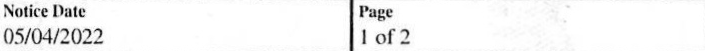
#> input picture VVImages/BoxImages/7.png, 705 x 51 px
$ python textRotation.py
#> lines starting #> are read from the running program, lines starting #| are printed output that depends on the picture; after the words box and inside, x2 and y2 are one past the last pixel; in counts of white or black regions, pixels touching at a corner belong together
import cv2
import numpy as np

img = cv2.imread("./VVImages/BoxImages/7.png")
#> img is the input picture: shape (51, 705, 3); min 0, max 255, mean 244.5

# convert to grayscale
gray = cv2.cvtColor(img, cv2.COLOR_BGR2GRAY)

# threshold
thresh = cv2.threshold(gray, 0, 255, cv2.THRESH_BINARY+cv2.THRESH_OTSU)[1]
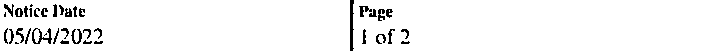
#> thresh: shape (51, 705); 95.8% white; black in thin lines or dots, all inside (x1, y1, x2, y2) = (4, 0, 410, 51)

# invert
thresh = 255 - thresh

# apply horizontal morphology close
kernel = np.ones((5 ,191), np.uint8)
morph = cv2.morphologyEx(thresh, cv2.MORPH_CLOSE, kernel)
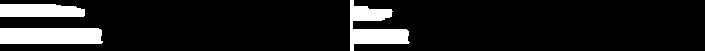
#> morph: shape (51, 705); 11.5% white; 3 white regions

# get external contours
contours = cv2.findContours(morph, cv2.RETR_EXTERNAL, cv2.CHAIN_APPROX_SIMPLE)
#> contours = 3 contours; box (x1, y1, x2, y2) and area: (0, 28, 103, 44) 1508, (350, 0, 410, 51) 1346, (0, 4, 85, 17) 936
contours = contours[0] if len(contours) == 2 else contours[1]

# draw contours
coords = []
result = img.copy()
for cntr in contours:
    # get bounding boxes
    pad = 10
    x,y,w,h = cv2.boundingRect(cntr)
    cv2.rectangle(result, (x-pad, y-pad), (x+w+pad, y+h+pad), (0, 0, 255), 4)
    coords.append(x)
    coords.append(y)
    coords.append(x+w)
    coords.append(y+h)
#> this loop made 3 passes
#> (x, y, w, h) on passes 1 to 3: (0, 28, 103, 16), (0, 4, 85, 13), (350, 0, 60, 51)
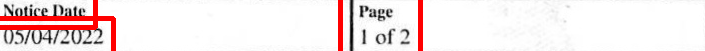
#> result: shape (51, 705, 3); 5.07% of pixels changed, all inside (x1, y1, x2, y2) = (0, 0, 423, 51)
#> after the loop, coords = [0, 28, 103, 44, 0, 4, 85, 17, 350, 0, 410, 51]
print(coords)
#| [0, 28, 103, 44, 0, 4, 85, 17, 350, 0, 410, 51]
# save result
cv2.imwrite("john_bbox.png",result)

# display result
cv2.imshow("thresh", thresh)
cv2.imshow("morph", morph)
cv2.imshow("result", result)
cv2.waitKey(0)
cv2.destroyAllWindows()

$ run again, with VVImages/BoxImages/12.png copied over VVImages/BoxImages/7.png
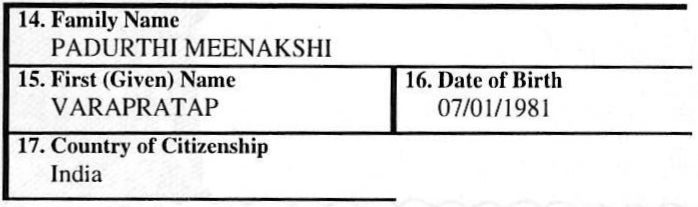
#> input picture VVImages/BoxImages/12.png, 698 x 207 px
#> img is the input picture: shape (207, 698, 3); min 0, max 255, mean 221.2
#> `thresh = cv2.threshold(gray, 0, 255, cv2.THRESH_BINARY+cv2.THRESH_OTSU..`:
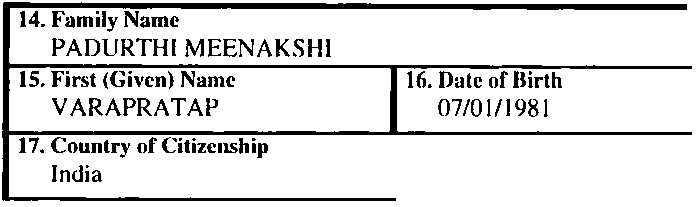
#> thresh: shape (207, 698); 86.3% white; 125 black regions (17 under 20 px), largest, box (x1, y1, x2, y2) and area: (2, 2, 692, 201) 11301, (185, 39, 204, 57) 160, (308, 39, 322, 57) 143
#> `morph = cv2.morphologyEx(thresh, cv2.MORPH_CLOSE, kernel)`:
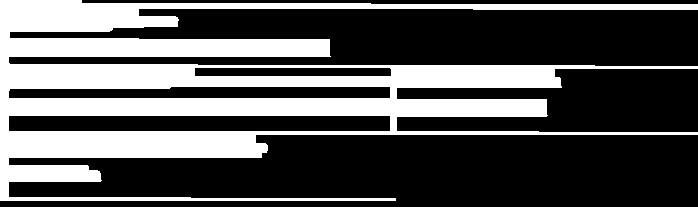
#> morph: shape (207, 698); 33.3% white; 1 white region
#> contours = 1 contour; box (x1, y1, x2, y2) and area: (0, 0, 698, 201) 56350
#> the loop `for cntr in contours:` made 1 pass
#> (pad, x, y, w, h) on pass 1: (10, 0, 0, 698, 201)
#> after the loop `for cntr in contours:`: coords = [0, 0, 698, 201]
#| [0, 0, 698, 201]
